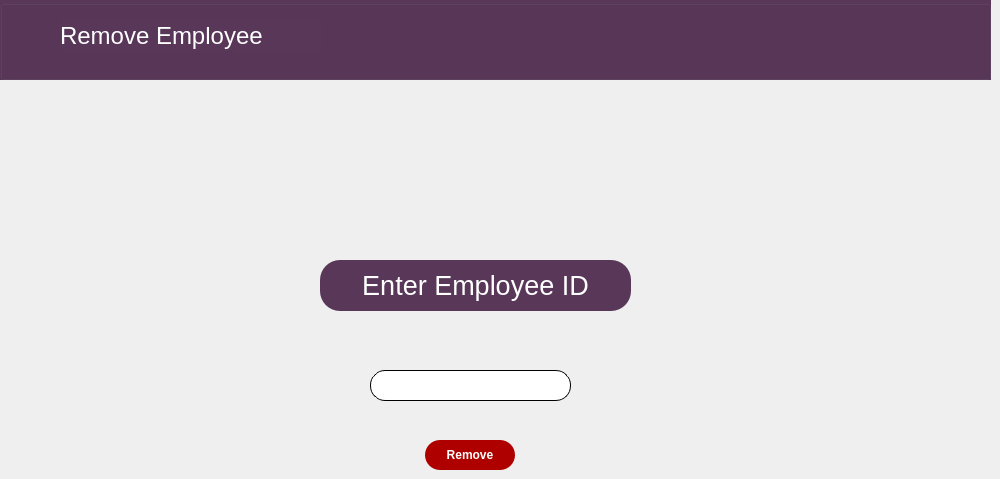
    <widget class="QWidget" name="Removeemployee_page">
     <widget class="QGroupBox" name="Remove_bar">
      <property name="geometry">
       <rect>
        <x>0</x>
        <y>0</y>
        <width>991</width>
        <height>80</height>
       </rect>
      </property>
      <property name="styleSheet">
       <string notr="true">background-color: rgb(88, 55, 89);</string>
      </property>
      <property name="title">
       <string/>
      </property>
      <widget class="QLabel" name="Remove_text">
       <property name="geometry">
        <rect>
         <x>60</x>
         <y>20</y>
         <width>261</width>
         <height>31</height>
        </rect>
       </property>
       <property name="font">
        <font>
         <pointsize>18</pointsize>
        </font>
       </property>
       <property name="styleSheet">
        <string notr="true">color: rgb(255, 255, 255);</string>
       </property>
       <property name="text">
        <string>Remove Employee</string>
       </property>
      </widget>
     </widget>
     <widget class="QLabel" name="Enter_ID">
      <property name="geometry">
       <rect>
        <x>320</x>
        <y>260</y>
        <width>311</width>
        <height>51</height>
       </rect>
      </property>
      <property name="font">
       <font>
        <pointsize>20</pointsize>
       </font>
      </property>
      <property name="styleSheet">
       <string notr="true">background-color: rgb(88, 55, 89);
color: rgb(255, 255, 255);
border-radius:20px;</string>
      </property>
      <property name="text">
       <string>Enter Employee ID</string>
      </property>
      <property name="alignment">
       <set>Qt::AlignCenter</set>
      </property>
     </widget>
     <widget class="QLineEdit" name="ID_box">
      <property name="geometry">
       <rect>
        <x>370</x>
        <y>370</y>
        <width>201</width>
        <height>31</height>
       </rect>
      </property>
      <property name="styleSheet">
       <string notr="true">border:1px solid;
border-radius:15px;
</string>
      </property>
     </widget>
     <widget class="QPushButton" name="Remove">
      <property name="geometry">
       <rect>
        <x>425</x>
        <y>440</y>
        <width>90</width>
        <height>30</height>
       </rect>
      </property>
      <property name="font">
       <font>
        <weight>75</weight>
        <bold>true</bold>
       </font>
      </property>
      <property name="cursor">
       <cursorShape>PointingHandCursor</cursorShape>
      </property>
      <property name="styleSheet">
       <string notr="true">border-radius:15px;
background-color: rgb(175, 0, 0);
color: rgb(255, 255, 255);</string>
      </property>
      <property name="text">
       <string>Remove</string>
      </property>
     </widget>
    </widget>
